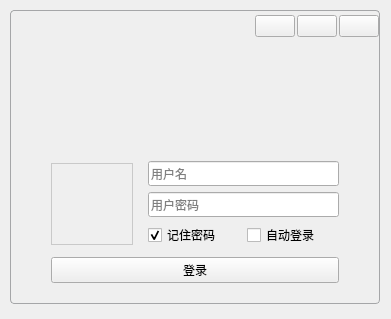
<?xml version="1.0" encoding="UTF-8"?>
<ui version="4.0">
 <class>LoginWidget</class>
 <widget class="QWidget" name="LoginWidget">
  <property name="geometry">
   <rect>
    <x>0</x>
    <y>0</y>
    <width>391</width>
    <height>319</height>
   </rect>
  </property>
  <property name="windowTitle">
   <string>Form</string>
  </property>
  <property name="styleSheet">
   <string notr="true">QWidget#page,QWidget#page_2 {
border: 1px solid #A5A6A8;
border-radius:4px;
}</string>
  </property>
  <widget class="QStackedWidget" name="stackedWidget">
   <property name="geometry">
    <rect>
     <x>10</x>
     <y>10</y>
     <width>370</width>
     <height>294</height>
    </rect>
   </property>
   <property name="layoutDirection">
    <enum>Qt::LeftToRight</enum>
   </property>
   <property name="currentIndex">
    <number>0</number>
   </property>
   <widget class="QWidget" name="page">
    <layout class="QVBoxLayout" name="verticalLayout_2">
     <property name="spacing">
      <number>0</number>
     </property>
     <property name="leftMargin">
      <number>1</number>
     </property>
     <property name="topMargin">
      <number>1</number>
     </property>
     <property name="rightMargin">
      <number>1</number>
     </property>
     <property name="bottomMargin">
      <number>1</number>
     </property>
     <item>
      <widget class="QWidget" name="widgetWinTitle" native="true">
       <property name="minimumSize">
        <size>
         <width>0</width>
         <height>30</height>
        </size>
       </property>
       <property name="maximumSize">
        <size>
         <width>16777215</width>
         <height>30</height>
        </size>
       </property>
       <layout class="QHBoxLayout" name="horizontalLayout_2" stretch="0,1,0,0,0">
        <property name="spacing">
         <number>2</number>
        </property>
        <property name="leftMargin">
         <number>10</number>
        </property>
        <property name="topMargin">
         <number>0</number>
        </property>
        <property name="rightMargin">
         <number>0</number>
        </property>
        <property name="bottomMargin">
         <number>0</number>
        </property>
        <item>
         <widget class="QLabel" name="labelWinIcon">
          <property name="minimumSize">
           <size>
            <width>30</width>
            <height>30</height>
           </size>
          </property>
          <property name="maximumSize">
           <size>
            <width>30</width>
            <height>30</height>
           </size>
          </property>
          <property name="text">
           <string/>
          </property>
          <property name="pixmap">
           <pixmap>:/resource/images/robot.png</pixmap>
          </property>
         </widget>
        </item>
        <item>
         <widget class="QLabel" name="labelWinTitle">
          <property name="styleSheet">
           <string notr="true">color: #FFFFFF;</string>
          </property>
          <property name="text">
           <string/>
          </property>
         </widget>
        </item>
        <item>
         <widget class="QPushButton" name="btnWinMenu">
          <property name="focusPolicy">
           <enum>Qt::NoFocus</enum>
          </property>
          <property name="text">
           <string/>
          </property>
          <property name="icon">
           <iconset>
            <normalon>:/resource/common/ic_login_cfg.png</normalon>
           </iconset>
          </property>
         </widget>
        </item>
        <item>
         <widget class="QPushButton" name="btnWinMin">
          <property name="focusPolicy">
           <enum>Qt::NoFocus</enum>
          </property>
          <property name="text">
           <string/>
          </property>
          <property name="icon">
           <iconset>
            <normalon>:/resource/common/ic_min.png</normalon>
           </iconset>
          </property>
         </widget>
        </item>
        <item>
         <widget class="QPushButton" name="btnWinClose">
          <property name="focusPolicy">
           <enum>Qt::NoFocus</enum>
          </property>
          <property name="text">
           <string/>
          </property>
          <property name="icon">
           <iconset>
            <normalon>:/resource/common/ic_close_white.png</normalon>
           </iconset>
          </property>
         </widget>
        </item>
       </layout>
      </widget>
     </item>
     <item>
      <widget class="QWidget" name="widgetBody" native="true">
       <layout class="QVBoxLayout" name="verticalLayout_5">
        <property name="spacing">
         <number>0</number>
        </property>
        <property name="leftMargin">
         <number>0</number>
        </property>
        <property name="topMargin">
         <number>0</number>
        </property>
        <property name="rightMargin">
         <number>0</number>
        </property>
        <property name="bottomMargin">
         <number>0</number>
        </property>
        <item>
         <widget class="QLabel" name="labelWeclcom">
          <property name="text">
           <string/>
          </property>
          <property name="pixmap">
           <pixmap>:/resource/background/logo.jpg</pixmap>
          </property>
          <property name="alignment">
           <set>Qt::AlignCenter</set>
          </property>
         </widget>
        </item>
        <item>
         <layout class="QVBoxLayout" name="verticalLayout_4">
          <property name="spacing">
           <number>10</number>
          </property>
          <property name="leftMargin">
           <number>40</number>
          </property>
          <property name="topMargin">
           <number>20</number>
          </property>
          <property name="rightMargin">
           <number>40</number>
          </property>
          <property name="bottomMargin">
           <number>20</number>
          </property>
          <item>
           <layout class="QHBoxLayout" name="horizontalLayout_4">
            <property name="spacing">
             <number>15</number>
            </property>
            <item>
             <widget class="QLabel" name="labelUserHead">
              <property name="minimumSize">
               <size>
                <width>82</width>
                <height>82</height>
               </size>
              </property>
              <property name="maximumSize">
               <size>
                <width>82</width>
                <height>82</height>
               </size>
              </property>
              <property name="styleSheet">
               <string notr="true">QLabel#labelUserHead {
border: 1px solid #C9C9C9;
}</string>
              </property>
              <property name="text">
               <string/>
              </property>
              <property name="pixmap">
               <pixmap>:/resource/head/head-64.png</pixmap>
              </property>
              <property name="alignment">
               <set>Qt::AlignCenter</set>
              </property>
             </widget>
            </item>
            <item>
             <widget class="QWidget" name="widgetInput" native="true">
              <layout class="QVBoxLayout" name="verticalLayout_3">
               <property name="leftMargin">
                <number>0</number>
               </property>
               <property name="topMargin">
                <number>0</number>
               </property>
               <property name="rightMargin">
                <number>0</number>
               </property>
               <property name="bottomMargin">
                <number>0</number>
               </property>
               <item>
                <widget class="QLineEdit" name="lineEditUser">
                 <property name="minimumSize">
                  <size>
                   <width>0</width>
                   <height>25</height>
                  </size>
                 </property>
                 <property name="maximumSize">
                  <size>
                   <width>16777215</width>
                   <height>25</height>
                  </size>
                 </property>
                 <property name="text">
                  <string/>
                 </property>
                 <property name="placeholderText">
                  <string>用户名</string>
                 </property>
                </widget>
               </item>
               <item>
                <widget class="QLineEdit" name="lineEditPasswd">
                 <property name="minimumSize">
                  <size>
                   <width>0</width>
                   <height>25</height>
                  </size>
                 </property>
                 <property name="maximumSize">
                  <size>
                   <width>16777215</width>
                   <height>25</height>
                  </size>
                 </property>
                 <property name="text">
                  <string/>
                 </property>
                 <property name="echoMode">
                  <enum>QLineEdit::Password</enum>
                 </property>
                 <property name="placeholderText">
                  <string>用户密码</string>
                 </property>
                </widget>
               </item>
               <item>
                <layout class="QHBoxLayout" name="horizontalLayout">
                 <item>
                  <widget class="QCheckBox" name="checkBoxPasswd">
                   <property name="text">
                    <string>记住密码</string>
                   </property>
                   <property name="checked">
                    <bool>true</bool>
                   </property>
                  </widget>
                 </item>
                 <item>
                  <widget class="QCheckBox" name="checkBoxAutoLogin">
                   <property name="text">
                    <string>自动登录</string>
                   </property>
                   <property name="checked">
                    <bool>false</bool>
                   </property>
                  </widget>
                 </item>
                </layout>
               </item>
              </layout>
             </widget>
            </item>
           </layout>
          </item>
          <item>
           <layout class="QHBoxLayout" name="horizontalLayout_3">
            <property name="spacing">
             <number>15</number>
            </property>
            <item>
             <widget class="QPushButton" name="btnLogin">
              <property name="focusPolicy">
               <enum>Qt::NoFocus</enum>
              </property>
              <property name="toolTip">
               <string>登录</string>
              </property>
              <property name="text">
               <string>登录</string>
              </property>
             </widget>
            </item>
           </layout>
          </item>
         </layout>
        </item>
       </layout>
      </widget>
     </item>
    </layout>
   </widget>
   <widget class="QWidget" name="page_2">
    <layout class="QVBoxLayout" name="verticalLayout_9">
     <property name="spacing">
      <number>0</number>
     </property>
     <property name="leftMargin">
      <number>1</number>
     </property>
     <property name="topMargin">
      <number>1</number>
     </property>
     <property name="rightMargin">
      <number>1</number>
     </property>
     <property name="bottomMargin">
      <number>1</number>
     </property>
     <item>
      <widget class="QWidget" name="widgetWinTitle_2" native="true">
       <property name="minimumSize">
        <size>
         <width>0</width>
         <height>30</height>
        </size>
       </property>
       <property name="maximumSize">
        <size>
         <width>16777215</width>
         <height>30</height>
        </size>
       </property>
       <layout class="QHBoxLayout" name="horizontalLayout_5" stretch="1,0,0">
        <property name="spacing">
         <number>5</number>
        </property>
        <property name="leftMargin">
         <number>10</number>
        </property>
        <property name="topMargin">
         <number>0</number>
        </property>
        <property name="rightMargin">
         <number>0</number>
        </property>
        <property name="bottomMargin">
         <number>0</number>
        </property>
        <item>
         <widget class="QLabel" name="labelWinTitle_2">
          <property name="text">
           <string>登录配置</string>
          </property>
         </widget>
        </item>
        <item>
         <widget class="QPushButton" name="btnWinMin_2">
          <property name="focusPolicy">
           <enum>Qt::NoFocus</enum>
          </property>
          <property name="text">
           <string/>
          </property>
          <property name="icon">
           <iconset>
            <normalon>:/resource/common/ic_min.png</normalon>
           </iconset>
          </property>
         </widget>
        </item>
        <item>
         <widget class="QPushButton" name="btnWinClose_2">
          <property name="focusPolicy">
           <enum>Qt::NoFocus</enum>
          </property>
          <property name="text">
           <string/>
          </property>
          <property name="icon">
           <iconset>
            <normalon>:/resource/common/ic_close_white.png</normalon>
           </iconset>
          </property>
         </widget>
        </item>
       </layout>
      </widget>
     </item>
     <item>
      <widget class="QWidget" name="widgetBody_2" native="true">
       <layout class="QVBoxLayout" name="verticalLayout_6">
        <item>
         <widget class="QGroupBox" name="groupBox">
          <property name="title">
           <string>服务器设置</string>
          </property>
          <layout class="QVBoxLayout" name="verticalLayout_7">
           <item>
            <layout class="QHBoxLayout" name="horizontalLayout_6">
             <property name="rightMargin">
              <number>0</number>
             </property>
             <item>
              <layout class="QFormLayout" name="formLayout">
               <item row="0" column="0">
                <widget class="QLabel" name="label_3">
                 <property name="text">
                  <string>服务器地址配置：</string>
                 </property>
                </widget>
               </item>
               <item row="0" column="1">
                <widget class="QLineEdit" name="lineEditHostAddr">
                 <property name="text">
                  <string>192.168.91.1</string>
                 </property>
                </widget>
               </item>
               <item row="1" column="0">
                <widget class="QLabel" name="label_4">
                 <property name="text">
                  <string>消息服务器端口：</string>
                 </property>
                </widget>
               </item>
               <item row="1" column="1">
                <widget class="QLineEdit" name="lineEditHostMsgPort">
                 <property name="text">
                  <string>60100</string>
                 </property>
                </widget>
               </item>
               <item row="2" column="0">
                <widget class="QLabel" name="label_5">
                 <property name="text">
                  <string>文件服务器端口：</string>
                 </property>
                </widget>
               </item>
               <item row="2" column="1">
                <widget class="QLineEdit" name="lineEditHostFilePort">
                 <property name="text">
                  <string>60101</string>
                 </property>
                </widget>
               </item>
              </layout>
             </item>
            </layout>
           </item>
           <item>
            <spacer name="verticalSpacer">
             <property name="orientation">
              <enum>Qt::Vertical</enum>
             </property>
             <property name="sizeHint" stdset="0">
              <size>
               <width>20</width>
               <height>157</height>
              </size>
             </property>
            </spacer>
           </item>
          </layout>
         </widget>
        </item>
        <item>
         <layout class="QHBoxLayout" name="horizontalLayout_7">
          <item>
           <spacer name="horizontalSpacer">
            <property name="orientation">
             <enum>Qt::Horizontal</enum>
            </property>
            <property name="sizeHint" stdset="0">
             <size>
              <width>40</width>
              <height>20</height>
             </size>
            </property>
           </spacer>
          </item>
          <item>
           <widget class="QPushButton" name="btnCancel">
            <property name="text">
             <string>取消</string>
            </property>
           </widget>
          </item>
          <item>
           <widget class="QPushButton" name="btnSaveCfg">
            <property name="text">
             <string>确定</string>
            </property>
           </widget>
          </item>
         </layout>
        </item>
       </layout>
      </widget>
     </item>
    </layout>
   </widget>
  </widget>
 </widget>
 <resources/>
 <connections/>
</ui>
